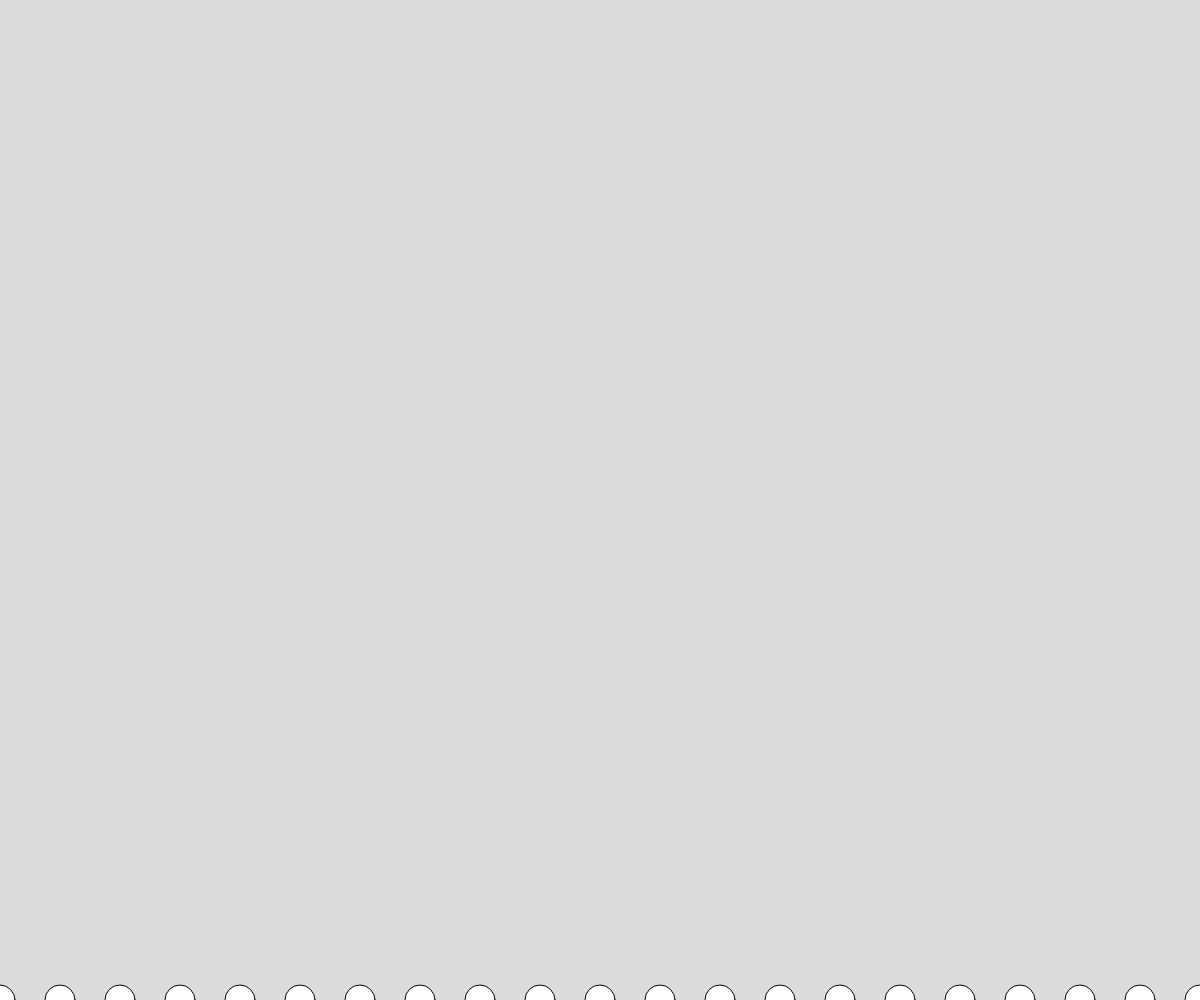
Frame 1 (no input)
Frame 60 (no input): identical to frame 1, image omitted
Frame 120 (the mouse pressed at the canvas centre since frame 60): identical to frame 1, image omitted

The p5.js sketch that drew this single still picture (run headless with seeded random() and noise() and a simulated clock; from frame 60 on, the mouse is pressed at the canvas centre):

// p5.js sketch
// ── sketch.js
// Project Title
// Your Name
// Date
//
// Extra for Experts:
// - describe what you did to take this project "above and beyond"


function setup() {
  createCanvas(windowWidth, windowHeight);
}

function draw() {
  background(220);
  circleLine();
}

function circleLine(){
  let d = 30;
  let y = height;
  let xStart = 0;
  let xEnd = width;
  for(let x = xStart; x <= xEnd; x+=(d*2)){
    //x: 0  40  80  120  160  200  240
    circle(x,y,d);
  }
}
